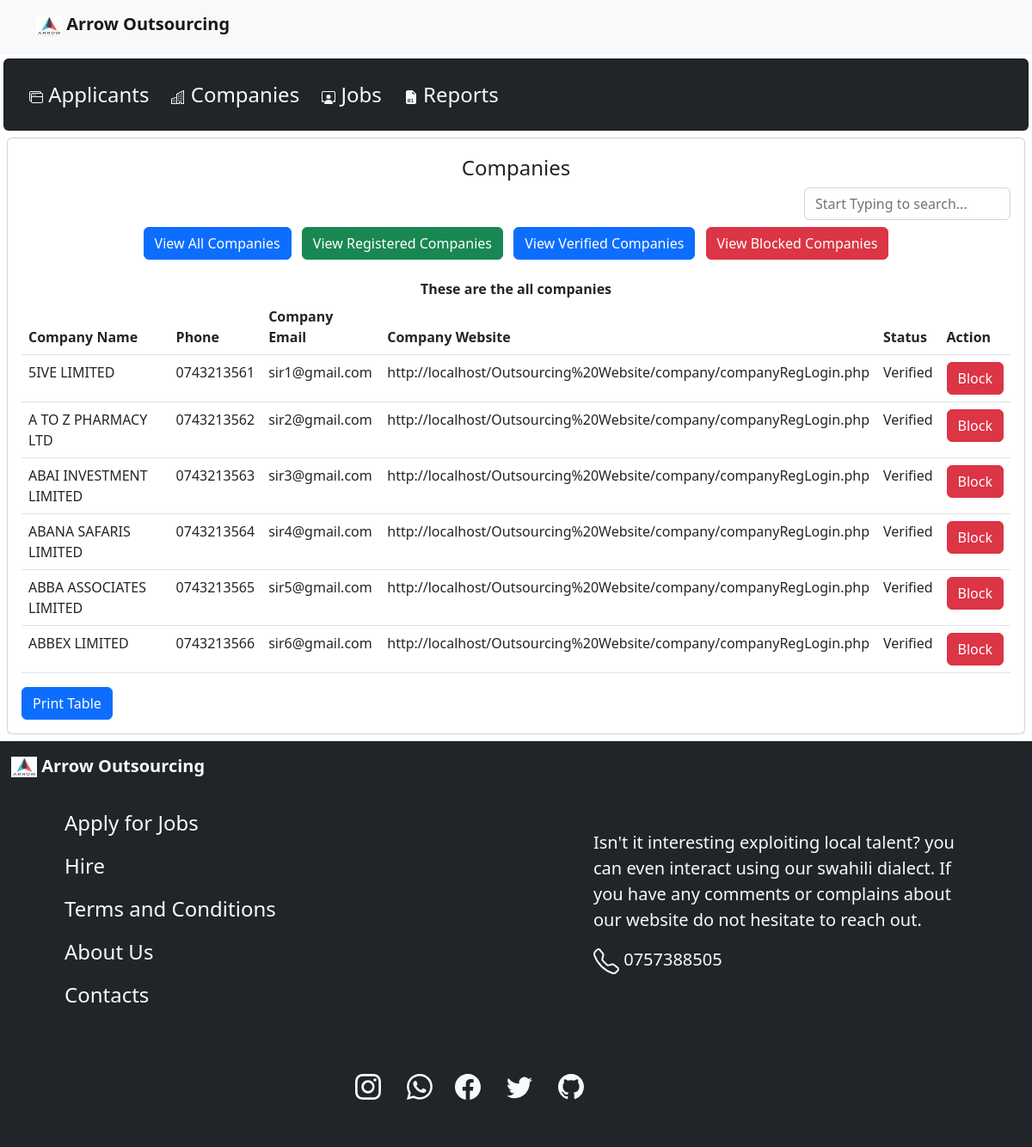
The page /admin/companies.php on the database its author committed.
### tables this page shows
CREATE TABLE `companydetails` (
  `companyName` varchar(100) NOT NULL,
  `companyPhoneNumber` int(9) NOT NULL,
  `companyEmail` varchar(30) NOT NULL,
  `companyWebsite` varchar(100) NOT NULL,
  `password` varchar(30) NOT NULL,
  `OTP` varchar(10) NOT NULL,
  `status` varchar(20) NOT NULL DEFAULT 'Registered',
  `statusDate` datetime DEFAULT NULL
);

### admin/companies.php (the view, shortened to what this page needs)
<?php
$mysqli = new mysqli('localhost', 'root', '', 'outsourcing');
?>
<!doctype html>
<html lang="en">
  <head>
    <link href="https://cdn.jsdelivr.net/npm/bootstrap@5.2.1/dist/css/bootstrap.min.css" rel="stylesheet">
  </head>
  <body>
    <nav class="navbar bg-light">
        <div class="container mb-2">
            <a class="navbar-brand" href="../../index.php">
                <img src="logo.jpg" alt="Logo" width="30rem" height="24"> <b>Arrow Outsourcing</b>
            </a>
        </div>
    </nav>
            <div class="card m-1 border-1 bg-dark overflow-auto">
                <div class="card-body d-inline-flex p-auto">
                <div> <a href="applicants.php" class="btn fs-4 btn-dark text-light">
                     Applicants  </a>
                </div>
                    <div> <a href="companies.php" class="btn fs-4 btn-dark text-light">
                         Companies  </a>
                    </div>
                    <div> <a href="Jobs.php" class="btn fs-4 btn-dark text-light">
                         Jobs  </a>
                    </div>
                    <div> <a href="reports.php" class="btn fs-4 btn-dark text-light">
                         Reports  </a>
                    </div>
                </div>
            </div>
            <div class="card m-2 border-1">
                <div class="card-body">
                   <h4 class='text-center mt-1'>Companies</h4>
                   <div class="d-flex  mb-1 justify-content-end">
                        <input type="search" class="form-control" id='liveSearch' placeholder="Start Typing to search..." style="width: 15rem;">
                    </div>
                   <div class="card border-0 overflow-auto" style="height: 4rem;">
                        <div class="mx-auto">
                            <form action="" method="POST">
                                <button type="Submit" name = "viewAllCompanies" class="btn btn-primary m-1" data-bs-dismiss="modal">View All Companies</button>
                                <button type="Submit" name = "viewRegisteredCompanies" class="btn btn-success m-1" data-bs-dismiss="modal">View Registered Companies</button>
                                <button type="Submit" name = "viewVerifiedCompanies" class="btn btn-primary m-1" data-bs-dismiss="modal">View Verified Companies</button>
                                <button type="Submit" name = "viewBlockedCompanies" class="btn btn-danger m-1" data-bs-dismiss="modal">View Blocked Companies</button>
                            </form>
                        </div>
                    </div>
                    <div id = "table" class="overflow-auto">
                    <form method="POST">
                        <table class="table table-hover">
                            <thead>
                                <tr>
                                <th scope="col">Company Name</th>
                                <th scope="col">Phone</th>
                                <th scope="col">Company Email</th>
                                <th scope="col">Company Website</th>
                                <th scope="col">Status</th>
                                <th scope="col">Action</th>
                                </tr>
                            </thead>
                            <tbody>
                                <?php
                                if(isset($_POST['viewRegisteredCompanies'])){
                                    echo "<div class = 'text-center'> <b>These are the registered companies </b> </div>";
                                        $sql = "SELECT * FROM companydetails WHERE status = 'Registered'";
                                        $res = mysqli_query($mysqli, $sql);
                                        while($rows = mysqli_fetch_row($res)){
                                            echo "
                                            <tr>
                                                <td>$rows[0]</td>
                                                <td>0$rows[1]</td>
                                                <td>$rows[2]</td>
                                                <td>$rows[3]</td>
                                                <td>$rows[6] </td>";
                                                $email = $rows[2];
                                                if($rows[6] == "Blocked"){
                                                    echo "<td> <button type = 'Submit' class='btn btn-primary' name='unb$email'>Unblock</button></td>
                                                    </tr>";
                                                }
                                                else if($rows[6] == "Verified"){
                                                    echo "<td> <button type = 'Submit' class='btn btn-danger' name='blo$email'>Block</button>
                                                    </tr>";
                                                }
                                                else{
                                                    echo "<td> </td>
                                                    </tr>";
                                                }
                                        }
                                }
                                else{
                                    echo "<div class = 'text-center'> <b>These are the all companies </b> </div>";
                                        $sql = "SELECT * FROM companydetails";
                                        $res = mysqli_query($mysqli, $sql);
                                        while($rows = mysqli_fetch_row($res)){
                                            echo "
                                            <tr>
                                                <td>$rows[0]</td>
                                                <td>0$rows[1]</td>
                                                <td>$rows[2]</td>
                                                <td>$rows[3]</td>
                                                <td>$rows[6] </td>";
                                                $email = $rows[2];
                                                if($rows[6] == "Blocked"){
                                                    echo "<td> <button type = 'Submit' class='btn btn-primary' name='unb$email'>Unblock</button></td>
                                                    </tr>";
                                                }
                                                else if($rows[6] == "Verified"){
                                                    echo "<td> <button type = 'Submit' class='btn btn-danger' name='blo$email'>Block</button>
                                                    </tr>";
                                                }
                                                else{
                                                    echo "<td> </td>
                                                    </tr>";
                                                }
                                        }
                                }
                                ?>
                            </tbody>
                        </table>
                    </form>
                    </div>
                    <div>
                        <button class="btn btn-primary" id="print">Print Table</button>
                    </div>
                </div>
            </div>
    <app-footer></app-footer>
</body>
</html>

### rows shown on the page
companydetails: companyName "5IVE LIMITED", companyPhoneNumber "743213561", companyEmail "sir1@gmail.com", companyWebsite "http://localhost/Outsourcing%20Website/company/companyRegLogin.php", status "Verified"
companydetails: companyName "A TO Z PHARMACY LTD", companyPhoneNumber "743213562", companyEmail "sir2@gmail.com", companyWebsite "http://localhost/Outsourcing%20Website/company/companyRegLogin.php", status "Verified"
companydetails: companyName "ABAI INVESTMENT LIMITED", companyPhoneNumber "743213563", companyEmail "sir3@gmail.com", companyWebsite "http://localhost/Outsourcing%20Website/company/companyRegLogin.php", status "Verified"
companydetails: companyName "ABANA SAFARIS LIMITED", companyPhoneNumber "743213564", companyEmail "sir4@gmail.com", companyWebsite "http://localhost/Outsourcing%20Website/company/companyRegLogin.php", status "Verified"
companydetails: companyName "ABBA ASSOCIATES LIMITED", companyPhoneNumber "743213565", companyEmail "sir5@gmail.com", companyWebsite "http://localhost/Outsourcing%20Website/company/companyRegLogin.php", status "Verified"
companydetails: companyName "ABBEX LIMITED", companyPhoneNumber "743213566", companyEmail "sir6@gmail.com", companyWebsite "http://localhost/Outsourcing%20Website/company/companyRegLogin.php", status "Verified"
